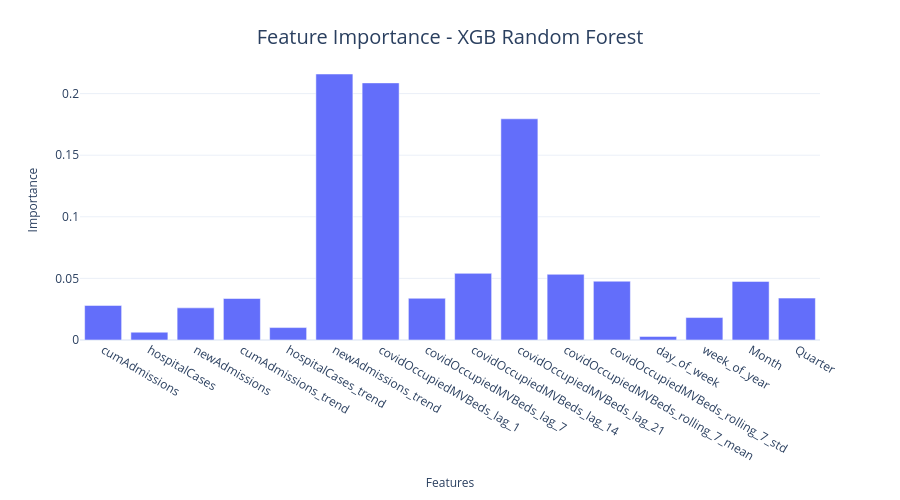

Write notebook code for a chart like this one.
### Code cell
# Plot feature importance for XGBRFRegressor
if hasattr(XG_model_config.model, "feature_importances_"):
    feat_df_xgbrf = pd.DataFrame(
        {
            "feature": train_features.columns,
            "importance": XG_model_config.model.feature_importances_,
        }
    )
    fig = px.bar(feat_df_xgbrf.head(20), x="feature", y="importance")
    format_plot(
        fig,
        xlabel="Features",
        ylabel="Importance",
        title=f"Feature Importance - {XG_model_config.name}",
        font_size=12,
    )
    fig.show()

### Figure 1 — Plotly figure (JSON) as saved in the notebook; plotly's stock layout.template omitted (floating-point values rounded to 4 significant figures)
{"data": [{"alignmentgroup": "True", "hovertemplate": "feature=%{x}<br>importance=%{y}<extra></extra>", "legendgroup": "", "marker": {"color": "#636efa", "pattern": {"shape": ""}}, "name": "", "offsetgroup": "", "orientation": "v", "showlegend": false, "textposition": "auto", "type": "bar", "x": ["cumAdmissions", "hospitalCases", "newAdmissions", "cumAdmissions_trend", "hospitalCases_trend", "newAdmissions_trend", "covidOccupiedMVBeds_lag_1", "covidOccupiedMVBeds_lag_7", "covidOccupiedMVBeds_lag_14", "covidOccupiedMVBeds_lag_21", "covidOccupiedMVBeds_rolling_7_mean", "covidOccupiedMVBeds_rolling_7_std", "day_of_week", "week_of_year", "Month", "Quarter"], "xaxis": "x", "y": [0.02805, 0.006327, 0.02608, 0.03367, 0.01009, 0.2159, 0.2087, 0.03386, 0.05409, 0.1795, 0.05332, 0.04772, 0.002888, 0.01821, 0.04756, 0.03401], "yaxis": "y"}], "layout": {"autosize": false, "barmode": "relative", "height": 500, "legend": {"font": {"size": 12}, "orientation": "h", "title": {}, "tracegroupgap": 0, "x": 1, "xanchor": "right", "y": 0.98, "yanchor": "bottom"}, "margin": {"t": 60}, "title": {"font": {"size": 20}, "text": "Feature Importance - XGB Random Forest", "x": 0.5, "xanchor": "center", "yanchor": "top"}, "width": 900, "xaxis": {"anchor": "y", "domain": [0, 1], "tickfont": {"size": 12}, "title": {"font": {"size": 12}, "text": "Features"}}, "yaxis": {"anchor": "x", "domain": [0, 1], "tickfont": {"size": 12}, "title": {"font": {"size": 12}, "text": "Importance"}}}}
